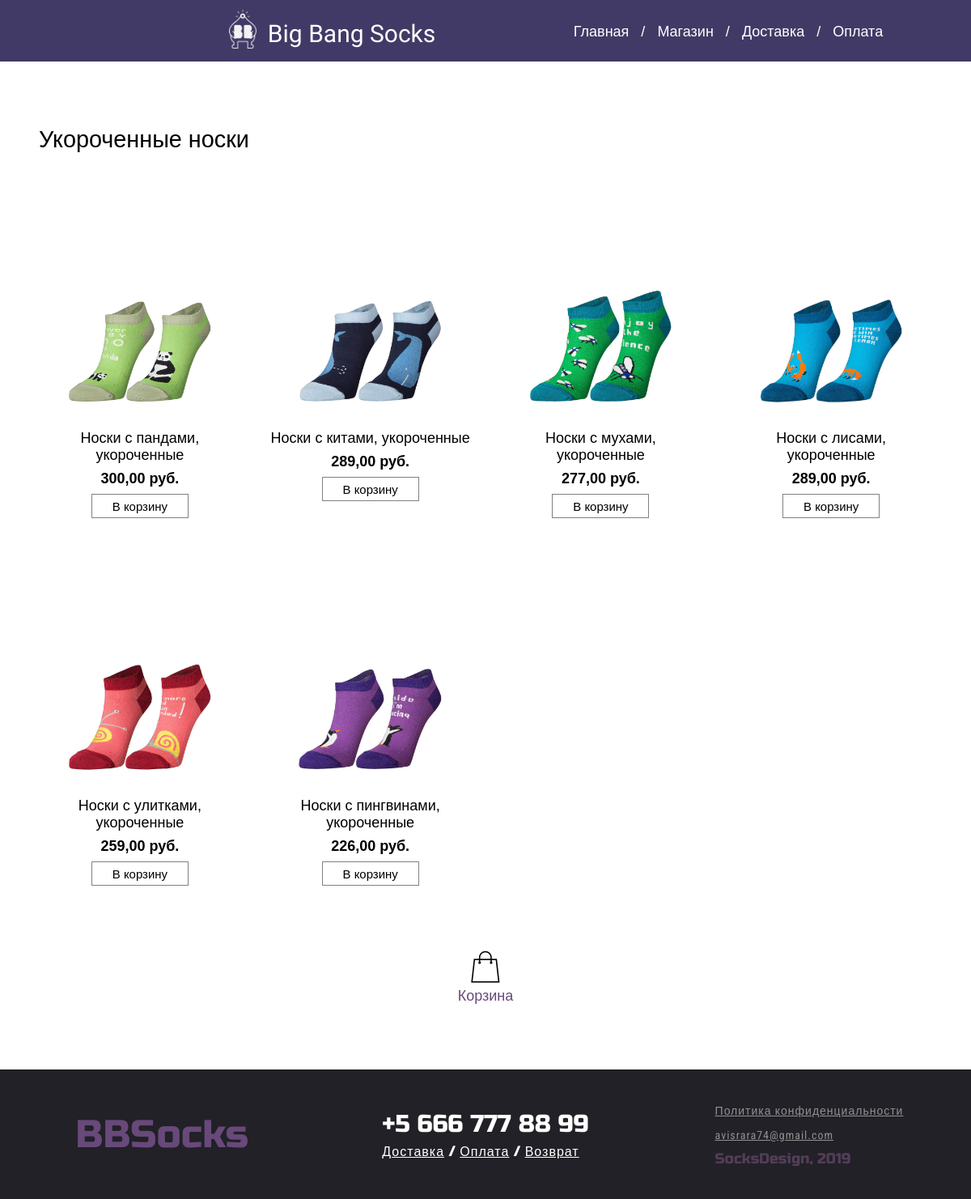
Page /index.php?page=Укороченные носки on the committed database.
### tables this page shows
CREATE TABLE `product` (
  `id` int(11) NOT NULL,
  `id_nav` int(11) NOT NULL,
  `title` varchar(256) NOT NULL,
  `price_rub` int(11) NOT NULL,
  `items` int(11) NOT NULL DEFAULT '0'
);

### someCategory.php (the view)
<main class="categoryMain">
	<?php
		$nav = $_GET['page'];
		$navItem = GET_navSomeProducts($nav);
	?>
	<h1><?php echo $nav ?></h1>
	<div class="categoryItems">
		<?php
		foreach ($navItem as $navItems): ?>
		<a href="index.php?page=<?php echo $navItems['id'] ?>">
		<div>
			<div class="imgWrap">
				<img src="<?php echo $navItems['way'] ?>" alt="" class="increase_middle increase">
			</div>
			<p><?php echo $navItems['title'] ?></p>
			<p><?php echo $navItems['price_rub'] ?>,00 руб.</p>
			<div class="buttonWrap">
				<button class="categoryElement">В корзину </button>
			</div>
		</div>
		</a>
		<?php endforeach; ?>
	</div>
	<div class="bottomButtons">
		<a href="/index.php?page=shopBasket" class="basketLink"><div class="basketButton"><img src="/images/shop/shop-basket.png" title="Корзина"><p>Корзина</p></div></a>
	</div>
</main>

### index.php (shortened to what this page needs)
<?php include('./connectionDB.php');?>
<!DOCTYPE html>
<html lang="en">
<head>
	<link rel="stylesheet" href="styles/style.css" type="text/css">
	<link rel="stylesheet" href="styles/mobile_menu.css" type="text/css">
</head>
<body>
	<header>
		<a href="/index.php" class="link-style-fix">
			<div class="logo">
				<img src="images/main/logo.png" alt="Логотип">
				<span>Big Bang Socks</span>
			</div>
		</a>
		<nav class="standart_menu">
			<ul>
				<li><a href="/index.php">Главная</a></li>
				<span>/</span>
				<li><a href="/index.php?page=shop">Магазин</a></li>
				<span>/</span>
				<li><a href="/index.php?page=delivery">Доставка</a></li>
				<span>/</span>
				<li><a href="/index.php?page=pay">Оплата</a></li>
			</ul>
		</nav>
	</header>
	<?php include('./func.php') ?>
	<footer>
		<div>BBSocks</div>
		<div>
			<span>+5 666 777 88 99</span>
			<br>
			<ul>
				<li><a href="/index.php?page=delivery">Доставка</a></li>
				<span>/</span>
				<li><a href="/index.php?page=pay">Оплата</a></li>
				<span>/</span>
				<li><a href="#">Возврат</a></li>
			</ul>
		</div>
		<div>
			<p><a href="#">Политика конфиденциальности</a></p>
			<p><a href="#">avisrara74@gmail.com</a></p>
			<p>SocksDesign, 2019</p>
		</div>
	</footer>
</body>
</html>

### func.php (shortened to what this page needs)
<?php
$page = $_GET['page'];
	if (!isset($page)) {
		require('main.php');
	} elseif ($page == 'shop') {
		require('shop.php');
	} elseif ($page == 'delivery') {
		require('delivery.php');
	} elseif ($page == 'pay') {
		require('pay.php');
	} elseif ($page == 'shopBasket') {
		require('shopBasket.php');
	}
	  elseif ($page == 'Наборы носков') {
		require('someCategory.php');
	} elseif ($page == 'Носки стандартной длинны') {
		require('someCategory.php');
	} elseif ($page == 'Укороченные носки') {
		require('someCategory.php');
	} elseif ($page == 'Утепленные носки') {
		require('someCategory.php');
	} elseif ($page == 'Спортивные носки') {
		require('someCategory.php');
	} elseif ($page == 'Подарочные коробки') {
		require('someCategory.php');
	} elseif (is_numeric($page)) {
		require('openItem.php');
	}
function GET_navSomeProducts ($nav) {
	global $connection;
	$sql = "SELECT product.id, images.way, product.title, product.price_rub
		FROM product
		INNER JOIN nav ON product.id_nav = nav.id
		INNER JOIN images ON images.id_product = product.id WHERE '$nav' = nav.navName GROUP BY images.id_product";
	$result = mysqli_query($connection, $sql);
	$navSomeProducts = mysqli_fetch_all($result, MYSQLI_ASSOC);
	return $navSomeProducts;
}
?>

### styles/style.css (style rules this page uses)
* { margin: 0px; padding: 0px; font-weight: 400; font-size: 18px; }
.link-style-fix { color: white; font-style: none; }
header { background-color: #423a66; display: grid; width: 100%; grid-template-columns: repeat(2, 1fr); grid-template-rows: 1fr; height: 9.5vh; color: white; text-align: center; font-family: proxima-nova, sans-serif }
header { grid-area: header; }
main { grid-area: main; }
footer { grid-area: footer; }
main.openItem, main.categoryMain { font-family: proxima-nova, sans-serif; }
html, body { height: 100%; position: relative; min-height: 100%; }
body { display: grid; grid-template-rows: 1fr; grid-template-columns: 1fr; grid-template-areas: "header" "main" "footer"; font-family: 'Russo One', sans-serif; }
.logo>img { height: 6vh; width: auto; object-fit: cover; padding: 1.5vh 0px 1.5vh 0px; }
.logo>span { position: absolute; line-height: 10.5vh; margin: 0px 0px 0px 14px; font-size: 30px; font-family: 'Acme', sans-serif; }
.standart_menu>ul>li { display: inline; margin: 0px 10px 0px 10px; font-size: 22px; line-height: 9.5vh; font-family: 'Roboto Condensed', sans-serif; }
.standart_menu>ul>li>a { text-decoration: none; color: white; }
.bottomButtons { display: grid; grid-template-rows: 1fr; justify-self: center; font-family: 'Russo One', sans-serif; margin: 10vh auto 10vh auto; width: 250px; }
.bottomButtons a { text-decoration: none; color: #68497a !important; text-align: center; }
.increase { -moz-transition: all 0.2s ease-out; -o-transition: all 0.2s ease-out; -webkit-transition: all 0.2s ease-out; }
.categoryMain { display: grid; margin: 10vh 4vw 0vh 4vw; font-family: 'Roboto Condensed', sans-serif; max-width: 1200px; justify-self: center; }
.categoryMain a { text-decoration: none; color: black; display: block; }
.categoryMain h1 { font-size: 1.6em; padding: 0px 0px 4vh 0px; }
.categoryItems { display: grid; grid-template-columns: repeat(4, minmax(auto, 270px)); grid-template-rows: minmax(auto, auto); grid-gap: 35px; }
.imgWrap { width: 100%; max-height: 310px; overflow: hidden; text-align: center; display: inline-block; vertical-align: top; }
.imgWrap>img { max-width: 100%; max-height: 310px; transition: 0.30s; }
.categoryItems>a>div { display: grid; height: inherit; grid-template-rows: minmax(100px, 310px); }
.categoryItems>a>div>div:first-child { align-self: start; }
.categoryItems>a>div>p:nth-child(2) { align-self: end; }
.categoryItems>a>div>p:nth-child(3) { align-self: end; }
.categoryItems>a>div>div:last-child { align-self: end; }
.categoryItems>a>div>p { text-align: center; }
.categoryItems>a>div>p:nth-child(3) { font-weight: bold; padding-top: 1vh; }
.buttonWrap { text-align: center; margin-top: 1vh; }
button.categoryElement { color: black; text-decoration: none; padding: .3em 1.2em; outline: none; border: 1px solid gray; transition: 0.2s; background-color: white; height: 30px; width: 120px; font-size: 0.83em; }
main { padding-bottom: 20vh; }
footer { position: absolute; left: 0; bottom: 0; display: grid; grid-template-columns: repeat(3, 1fr); background-color: #212127; width: 100%; height: 20vh; align-items: center; justify-items: center; }
footer>div>ul>li { list-style: none; display: inline; }
footer>div:nth-child(1) { color: #68497a; font-size: 6vh; }
footer>div:nth-child(2) { color: white; }
footer>div:nth-child(2)>span { font-size: 30px; }
footer>div:nth-child(2)>ul { margin-top: 5px; }
footer>div:nth-child(2)>ul>li>a { color: white; font-size: 16px; font-family: 'Roboto Condensed', sans-serif; letter-spacing: 1px; }
footer>div:nth-child(3)>p>a { font-size: 14px; font-family: 'Roboto Condensed', sans-serif; letter-spacing: 1px; }
footer>div:nth-child(3)>p:not(:last-child) { margin-bottom: 8px; }
footer>div:nth-child(3)>p:not(:last-child)>a { color: #919193; }
footer>div:nth-child(3)>p:last-child { color: #533d58; text-decoration: none; }

### rows in the picture
product: shows a picture, title "Носки с пандами, укороченные", price_rub "300"
product: shows a picture, title "Носки с китами, укороченные", price_rub "289"
product: shows a picture, title "Носки с мухами, укороченные", price_rub "277"
product: shows a picture, title "Носки с лисами, укороченные", price_rub "289"
product: shows a picture, title "Носки с улитками, укороченные", price_rub "259"
product: shows a picture, title "Носки с пингвинами, укороченные", price_rub "226"

### other values in the picture
$nav "Укороченные носки"
